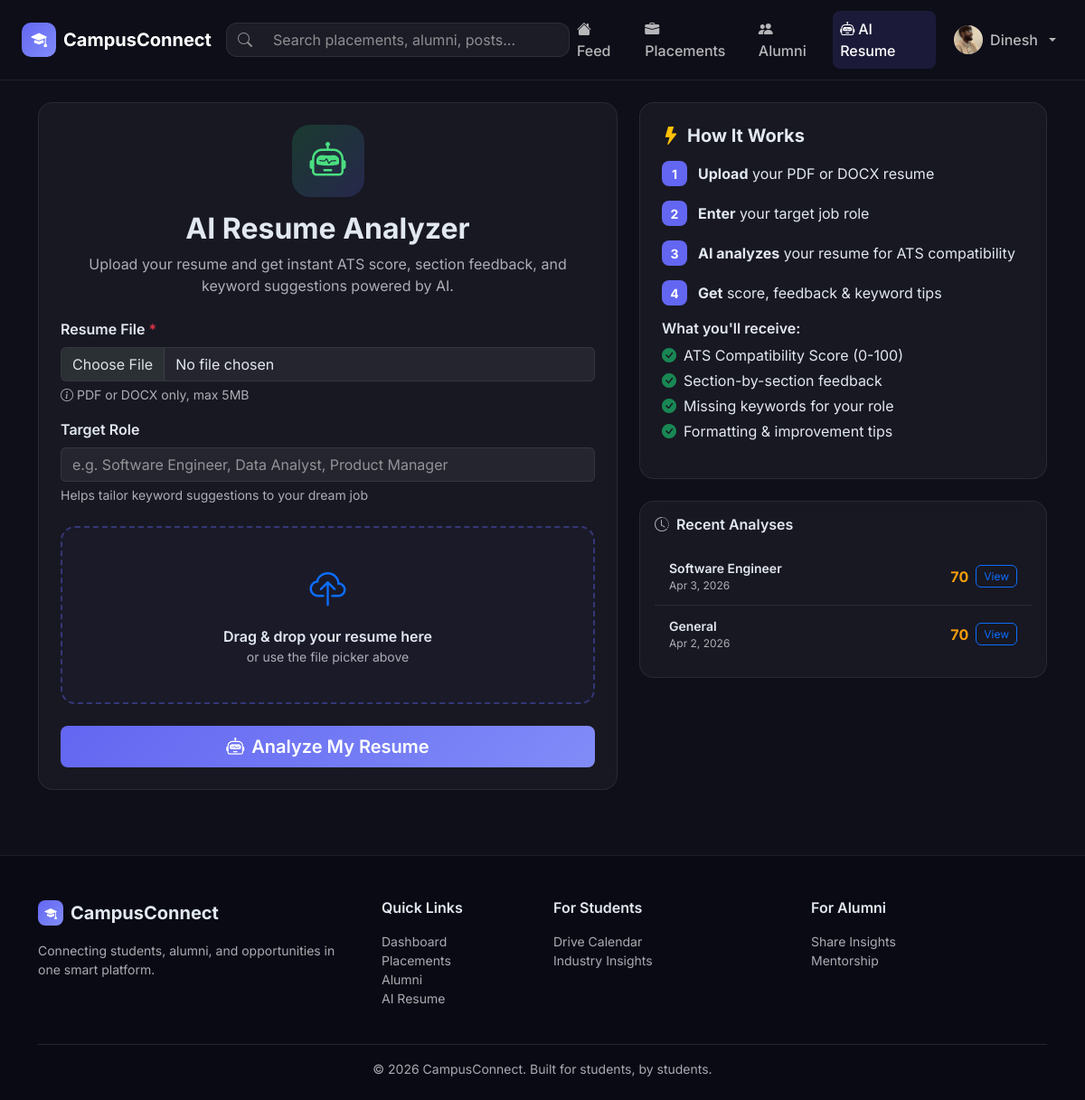
/resume/ (signed in), run on the app's committed database.
### accounts/models.py (models this page shows, shortened)
class UserProfile(AbstractUser):
    USER_TYPE_CHOICES = [
        ('student', 'Student'),
        ('alumni', 'Alumni'),
        ('admin', 'Admin'),
    ]
    BRANCH_CHOICES = [
        ('CSE', 'Computer Science & Engineering'),
        ('ECE', 'Electronics & Communication Engineering'),
        ('EEE', 'Electrical & Electronics Engineering'),
        ('ME', 'Mechanical Engineering'),
        ('CE', 'Civil Engineering'),
        ('IT', 'Information Technology'),
        ('CHE', 'Chemical Engineering'),
        ('BT', 'Biotechnology'),
        ('OTHER', 'Other'),
    ]
    user_type = models.CharField(max_length=10, choices=USER_TYPE_CHOICES, default='student')
    profile_pic = models.ImageField(upload_to='profile_pics/', null=True, blank=True)
    bio = models.TextField(blank=True, max_length=500)
    branch = models.CharField(max_length=10, choices=BRANCH_CHOICES, blank=True)
    semester = models.IntegerField(null=True, blank=True)  # for students
    graduation_year = models.IntegerField(null=True, blank=True)  # for alumni
    current_company = models.CharField(max_length=200, blank=True)  # for alumni
    current_role = models.CharField(max_length=200, blank=True)  # for alumni
    skills = models.ManyToManyField(Skill, blank=True)
    resume = models.FileField(upload_to='resumes/', null=True, blank=True)
    github_url = models.URLField(blank=True)
    linkedin_url = models.URLField(blank=True)
    portfolio_url = models.URLField(blank=True)
    is_verified = models.BooleanField(default=False)
    profile_completed = models.BooleanField(default=False)
    college_email = models.EmailField(blank=True)
    cgpa = models.DecimalField(max_digits=4, decimal_places=2, null=True, blank=True)
    @property
    def is_alumni(self):
        return self.user_type == 'alumni'

### resume_analyzer/models.py (models this page shows, shortened)
class ResumeAnalysis(models.Model):
    user = models.ForeignKey(UserProfile, on_delete=models.CASCADE, related_name='analyses')
    resume_file = models.FileField(upload_to='resume_analyses/')
    target_role = models.CharField(max_length=200, blank=True)
    ats_score = models.IntegerField(default=0)
    analysis_result = models.JSONField(default=dict)
    suggestions = models.JSONField(default=list)
    created_at = models.DateTimeField(auto_now_add=True)
    class Meta:
        ordering = ['-created_at']

### resume_analyzer/views.py (the view, shortened to what this page needs)
# urls.py: path('', views.resume_upload, name='upload'),
@login_required
def resume_upload(request):
    form = ResumeUploadForm()
    history = ResumeAnalysis.objects.filter(user=request.user)[:5]
    return render(request, 'resume_analyzer/upload.html', {'form': form, 'history': history})

### resume_analyzer/forms.py (shortened to what this page needs)
class ResumeUploadForm(forms.Form):
    resume_file = forms.FileField(
        widget=forms.FileInput(attrs={
            'class': 'form-control',
            'accept': '.pdf,.docx'
        }),
        help_text='Upload your resume in PDF or DOCX format (max 5MB)'
    )
    target_role = forms.CharField(
        max_length=200,
        required=False,
        widget=forms.TextInput(attrs={
            'class': 'form-control',
            'placeholder': 'e.g. Software Engineer, Data Analyst, Product Manager'
        }),
        help_text='Enter the job role you are targeting for tailored keyword suggestions'
    )

### templates/resume_analyzer/upload.html (shortened to what this page needs)
{% extends 'base.html' %}
{% block content %}
<div class="container py-4">
  <div class="row g-4">
    <div class="col-lg-7">
      <div class="cc-card p-4">
        <div class="text-center mb-4">
          <div class="ai-icon mx-auto mb-3"><i class="bi bi-robot fs-1"></i></div>
          <h2 class="fw-bold">AI Resume Analyzer</h2>
          <p class="text-muted">Upload your resume and get instant ATS score, section feedback, and keyword suggestions powered by AI.</p>
        </div>
        <form method="post" enctype="multipart/form-data" id="uploadForm">
          <div class="mb-3">
            <label class="form-label fw-semibold">Resume File <span class="text-danger">*</span></label>
            {{ form.resume_file }}
            <div class="form-text text-muted"><i class="bi bi-info-circle me-1"></i>PDF or DOCX only, max 5MB</div>
          </div>
          <div class="mb-4">
            <label class="form-label fw-semibold">Target Role</label>
            {{ form.target_role }}
            <div class="form-text text-muted">Helps tailor keyword suggestions to your dream job</div>
          </div>
          <div class="upload-zone mb-4" id="dropZone">
            <i class="bi bi-cloud-upload fs-1 text-primary mb-2 d-block"></i>
            <div class="fw-semibold">Drag & drop your resume here</div>
            <div class="text-muted small">or use the file picker above</div>
          </div>
          <button type="submit" class="btn btn-gradient-primary w-100 btn-lg" id="analyzeBtn">
            <i class="bi bi-robot me-2"></i>Analyze My Resume
          </button>
        </form>
      </div>
    </div>
    <div class="col-lg-5">
      <div class="cc-card p-4 mb-4">
        <h5 class="fw-bold mb-3"><i class="bi bi-lightning-fill me-2 text-warning"></i>How It Works</h5>
        <div class="step-list">
          <div class="step-item"><div class="step-num">1</div><div><strong>Upload</strong> your PDF or DOCX resume</div></div>
          <div class="step-item"><div class="step-num">2</div><div><strong>Enter</strong> your target job role</div></div>
          <div class="step-item"><div class="step-num">3</div><div><strong>AI analyzes</strong> your resume for ATS compatibility</div></div>
          <div class="step-item"><div class="step-num">4</div><div><strong>Get</strong> score, feedback & keyword tips</div></div>
        </div>
        <div class="mt-3">
          <h6 class="fw-semibold">What you'll receive:</h6>
          <ul class="list-unstyled">
            <li class="mb-1"><i class="bi bi-check-circle-fill text-success me-2"></i>ATS Compatibility Score (0-100)</li>
            <li class="mb-1"><i class="bi bi-check-circle-fill text-success me-2"></i>Section-by-section feedback</li>
            <li class="mb-1"><i class="bi bi-check-circle-fill text-success me-2"></i>Missing keywords for your role</li>
            <li class="mb-1"><i class="bi bi-check-circle-fill text-success me-2"></i>Formatting & improvement tips</li>
          </ul>
        </div>
      </div>
      {% if history %}
      <div class="cc-card p-3">
        <h6 class="fw-semibold mb-3"><i class="bi bi-clock-history me-2 text-muted"></i>Recent Analyses</h6>
        {% for a in history %}
        <div class="deadline-item">
          <div class="d-flex justify-content-between align-items-center">
            <div>
              <div class="fw-semibold small">{{ a.target_role|default:"General" }}</div>
              <div class="text-muted" style="font-size:0.75rem">{{ a.created_at|date:"M j, Y" }}</div>
            </div>
            <div class="d-flex align-items-center gap-2">
              <span class="fw-bold" style="color: {% if a.ats_score >= 80 %}#22c55e{% elif a.ats_score >= 60 %}#f59e0b{% else %}#ef4444{% endif %}">{{ a.ats_score }}</span>
              <a href="{% url 'resume_analyzer:result' a.pk %}" class="btn btn-xs btn-outline-primary">View</a>
            </div>
          </div>
        </div>
        {% endfor %}
      </div>
      {% endif %}
    </div>
  </div>
</div>
{% endblock %}

### templates/base.html (shortened to what this page needs)
{% load static %}
<!DOCTYPE html>
<html lang="en" data-bs-theme="dark">
<head>
  <link rel="stylesheet" href="https://cdn.jsdelivr.net/npm/bootstrap@5.3.2/dist/css/bootstrap.min.css" />
  <link rel="stylesheet" href="https://cdn.jsdelivr.net/npm/bootstrap-icons@1.11.3/font/bootstrap-icons.min.css" />
  <link rel="stylesheet" href="{% static 'css/custom.css' %}" />
</head>
<body>
<nav class="navbar navbar-expand-lg navbar-dark sticky-top cc-navbar">
  <div class="container-fluid px-4">
    <a class="navbar-brand d-flex align-items-center gap-2 fw-bold" href="{% url 'dashboard:home' %}">
      <div class="brand-icon"><i class="bi bi-mortarboard-fill"></i></div>
      CampusConnect
    </a>
    <div class="collapse navbar-collapse" id="navbarMain">
      <form class="d-flex mx-auto search-form" action="{% url 'dashboard:search' %}" method="get">
        <div class="input-group search-bar">
          <span class="input-group-text bg-transparent border-0"><i class="bi bi-search"></i></span>
          <input type="search" name="q" class="form-control bg-transparent border-0"
                 placeholder="Search placements, alumni, posts..."
                 value="{{ request.GET.q }}" />
        </div>
      </form>
      <ul class="navbar-nav ms-auto align-items-center gap-1">
        <li class="nav-item">
          <a class="nav-link {% if request.resolver_match.namespace == 'dashboard' %}active{% endif %}"
             href="{% url 'dashboard:feed' %}">
            <i class="bi bi-house-fill me-1"></i>Feed
          </a>
        </li>
        <li class="nav-item">
          <a class="nav-link {% if request.resolver_match.namespace == 'placements' %}active{% endif %}"
             href="{% url 'placements:list' %}">
            <i class="bi bi-briefcase-fill me-1"></i>Placements
          </a>
        </li>
        <li class="nav-item">
          <a class="nav-link {% if request.resolver_match.namespace == 'alumni' %}active{% endif %}"
             href="{% url 'alumni:directory' %}">
            <i class="bi bi-people-fill me-1"></i>Alumni
          </a>
        </li>
        <li class="nav-item">
          <a class="nav-link {% if request.resolver_match.namespace == 'resume_analyzer' %}active{% endif %}"
             href="{% url 'resume_analyzer:upload' %}">
            <i class="bi bi-robot me-1"></i>AI Resume
          </a>
        </li>
        {% if user.is_authenticated %}
        <li class="nav-item dropdown ms-2">
          <a class="nav-link dropdown-toggle d-flex align-items-center gap-2" href="#" data-bs-toggle="dropdown">
            {% if user.profile_pic %}
              <img src="{{ user.profile_pic.url }}" class="avatar-sm rounded-circle" alt="{{ user.username }}" />
            {% else %}
              <div class="avatar-placeholder-sm"><i class="bi bi-person-fill"></i></div>
            {% endif %}
            <span class="d-none d-lg-inline">{{ user.first_name|default:user.username }}</span>
          </a>
        </li>
        {% endif %}
      </ul>
    </div>
  </div>
</nav>
<main class="main-content">
  {% block content %}{% endblock %}
</main>
<footer class="cc-footer mt-5">
  <div class="container">
    <div class="row g-4">
      <div class="col-md-4">
        <div class="d-flex align-items-center gap-2 mb-3">
          <div class="brand-icon-sm"><i class="bi bi-mortarboard-fill"></i></div>
          <span class="fw-bold fs-5">CampusConnect</span>
        </div>
        <p class="text-muted small">Connecting students, alumni, and opportunities in one smart platform.</p>
      </div>
      <div class="col-md-2">
        <h6 class="fw-semibold mb-3">Quick Links</h6>
        <ul class="list-unstyled small">
          <li><a href="{% url 'dashboard:feed' %}" class="text-muted footer-link">Dashboard</a></li>
          <li><a href="{% url 'placements:list' %}" class="text-muted footer-link">Placements</a></li>
          <li><a href="{% url 'alumni:directory' %}" class="text-muted footer-link">Alumni</a></li>
          <li><a href="{% url 'resume_analyzer:upload' %}" class="text-muted footer-link">AI Resume</a></li>
        </ul>
      </div>
      <div class="col-md-3">
        <h6 class="fw-semibold mb-3">For Students</h6>
        <ul class="list-unstyled small">
          <li><a href="{% url 'placements:calendar' %}" class="text-muted footer-link">Drive Calendar</a></li>
          <li><a href="{% url 'alumni:post_list' %}" class="text-muted footer-link">Industry Insights</a></li>
        </ul>
      </div>
      <div class="col-md-3">
        <h6 class="fw-semibold mb-3">For Alumni</h6>
        <ul class="list-unstyled small">
          <li><a href="{% url 'alumni:post_create' %}" class="text-muted footer-link">Share Insights</a></li>
          <li><a href="{% url 'alumni:my_mentorship' %}" class="text-muted footer-link">Mentorship</a></li>
        </ul>
      </div>
    </div>
    <hr class="border-secondary mt-4" />
    <p class="text-center text-muted small mb-0">© 2026 CampusConnect. Built for students, by students.</p>
  </div>
</footer>
</body>
</html>

### static/css/custom.css (style rules this page uses)
:root { --cc-primary: #6366f1; --cc-primary-dark: #4f46e5; --cc-accent: #22c55e; --cc-warning: #f59e0b; --cc-danger: #ef4444; --cc-surface: #1a1a2e; --cc-surface-2: #16213e; --cc-card-bg: rgba(255, 255, 255, 0.04); --cc-border: rgba(255, 255, 255, 0.08); --cc-text-muted: rgba(255, 255, 255, 0.5); }
* { box-sizing: border-box; }
body { font-family: 'Inter', sans-serif; background: #0f0f1a; color: #e2e8f0; min-height: 100vh; }
.cc-navbar { background: rgba(15, 15, 26, 0.95) !important; backdrop-filter: blur(20px); border-bottom: 1px solid var(--cc-border); padding: 0.75rem 0; }
.brand-icon { width: 38px; height: 38px; background: linear-gradient(135deg, var(--cc-primary), #818cf8); border-radius: 10px; display: inline-flex; align-items: center; justify-content: center; color: white; font-size: 1.1rem; }
.brand-icon-sm { width: 28px; height: 28px; background: linear-gradient(135deg, var(--cc-primary), #818cf8); border-radius: 8px; display: inline-flex; align-items: center; justify-content: center; color: white; font-size: 0.85rem; }
.search-form { max-width: 380px; width: 100%; }
.search-bar { background: rgba(255,255,255,0.06); border: 1px solid var(--cc-border); border-radius: 12px; overflow: hidden; }
.search-bar .form-control { background: transparent; color: white; border: none; }
.search-bar .input-group-text { color: var(--cc-text-muted); }
.nav-link { color: rgba(255,255,255,0.7) !important; font-weight: 500; border-radius: 8px; transition: all 0.2s; }
.nav-link:hover, .nav-link.active { color: white !important; background: rgba(99,102,241,0.15); }
.main-content { min-height: calc(100vh - 120px); }
.cc-card { background: var(--cc-card-bg); border: 1px solid var(--cc-border); border-radius: 16px; backdrop-filter: blur(10px); transition: border-color 0.2s, box-shadow 0.2s; }
.avatar-sm { width: 32px; height: 32px; object-fit: cover; }
.deadline-item { padding: 0.75rem 1rem; border-bottom: 1px solid var(--cc-border); }
.deadline-item:last-child { border-bottom: none; }
.ai-icon { width: 80px; height: 80px; border-radius: 20px; background: linear-gradient(135deg, rgba(34,197,94,0.2), rgba(99,102,241,0.2)); display: flex; align-items: center; justify-content: center; color: #4ade80; font-size: 2rem; animation: pulse-glow 3s ease-in-out infinite; }
.upload-zone { border: 2px dashed rgba(99,102,241,0.4); border-radius: 16px; padding: 2.5rem; text-align: center; cursor: pointer; transition: all 0.2s; background: rgba(99,102,241,0.03); }
.step-list { display: flex; flex-direction: column; gap: 1rem; }
.step-item { display: flex; align-items: center; gap: 0.75rem; }
.step-num { width: 28px; height: 28px; border-radius: 8px; background: var(--cc-primary); color: white; display: flex; align-items: center; justify-content: center; font-weight: 700; font-size: 0.875rem; flex-shrink: 0; }
.btn-gradient-primary { background: linear-gradient(135deg, var(--cc-primary), #818cf8); color: white; border: none; font-weight: 600; transition: opacity 0.2s, transform 0.2s; }
.btn-xs { padding: 0.15rem 0.5rem; font-size: 0.75rem; }
.cc-footer { background: #0a0a14; border-top: 1px solid var(--cc-border); padding: 3rem 0 1.5rem; }
.footer-link { text-decoration: none; transition: color 0.2s; }
.form-control, .form-select { background: rgba(255,255,255,0.06); border-color: var(--cc-border); color: #e2e8f0; }
.form-control::placeholder { color: var(--cc-text-muted); }
.input-group-text { background: rgba(255,255,255,0.06); border-color: var(--cc-border); color: var(--cc-text-muted); }

### data on the page
UserProfile: profile_pic (picture), first_name "Dinesh"
ResumeAnalysis: target_role "Software Engineer", created_at "Apr 3, 2026", ats_score "70"
ResumeAnalysis: target_role "General", created_at "Apr 2, 2026", ats_score "70"
